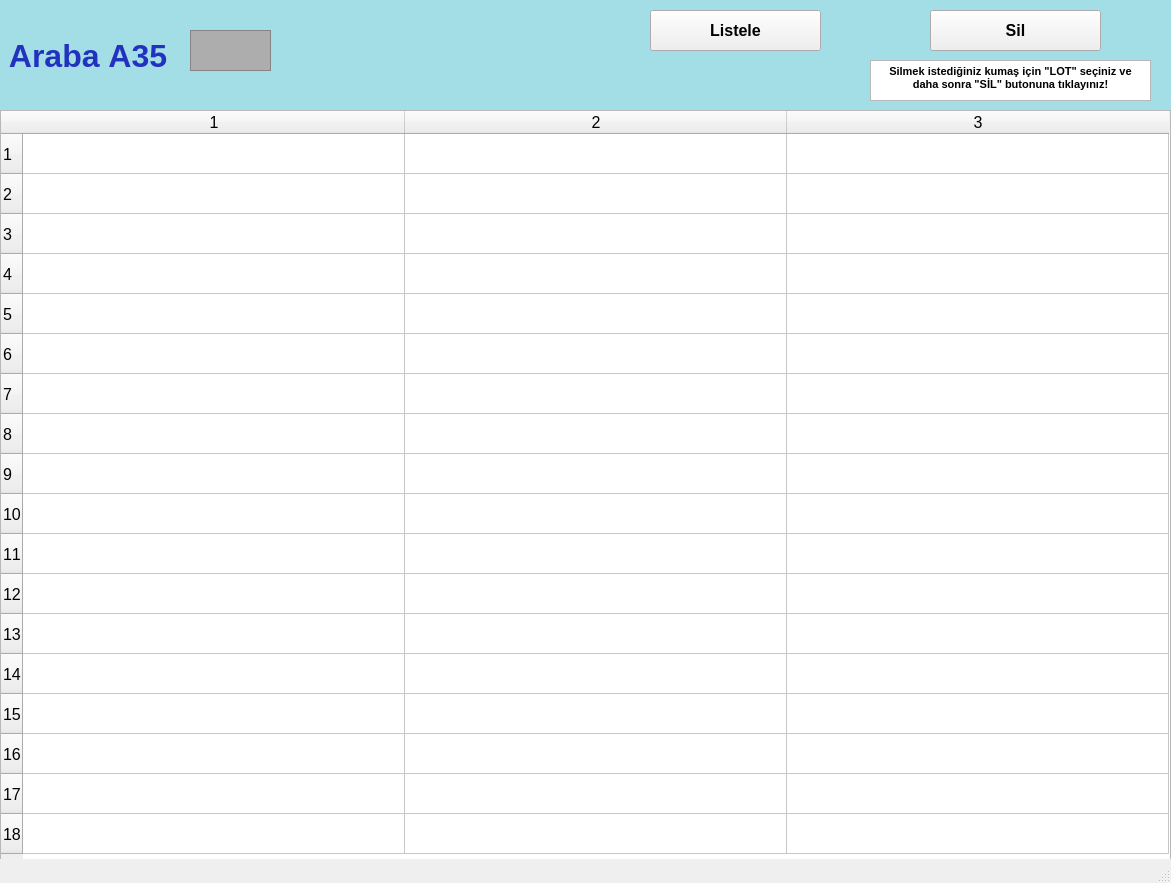
<?xml version="1.0" encoding="UTF-8"?>
<ui version="4.0">
 <class>arabalarA35_ekran</class>
 <widget class="QMainWindow" name="arabalarA35_ekran">
  <property name="geometry">
   <rect>
    <x>0</x>
    <y>0</y>
    <width>1171</width>
    <height>883</height>
   </rect>
  </property>
  <property name="font">
   <font>
    <pointsize>12</pointsize>
    <weight>50</weight>
    <bold>false</bold>
    <kerning>false</kerning>
   </font>
  </property>
  <property name="windowTitle">
   <string/>
  </property>
  <widget class="QWidget" name="centralwidget">
   <widget class="QLabel" name="arabaA1yazi_lbl">
    <property name="geometry">
     <rect>
      <x>0</x>
      <y>0</y>
      <width>1171</width>
      <height>111</height>
     </rect>
    </property>
    <property name="font">
     <font>
      <pointsize>24</pointsize>
      <weight>75</weight>
      <bold>true</bold>
     </font>
    </property>
    <property name="styleSheet">
     <string notr="true">background-color: rgb(163, 221, 229);
color: rgb(34, 50, 190);</string>
    </property>
    <property name="text">
     <string> Araba A35</string>
    </property>
   </widget>
   <widget class="QFrame" name="arabaA1_img">
    <property name="geometry">
     <rect>
      <x>190</x>
      <y>30</y>
      <width>81</width>
      <height>41</height>
     </rect>
    </property>
    <property name="styleSheet">
     <string notr="true">background-color: rgb(173, 173, 173);</string>
    </property>
    <property name="frameShape">
     <enum>QFrame::StyledPanel</enum>
    </property>
    <property name="frameShadow">
     <enum>QFrame::Raised</enum>
    </property>
   </widget>
   <widget class="QPushButton" name="listele35_btn">
    <property name="geometry">
     <rect>
      <x>650</x>
      <y>10</y>
      <width>171</width>
      <height>41</height>
     </rect>
    </property>
    <property name="font">
     <font>
      <pointsize>12</pointsize>
      <weight>75</weight>
      <bold>true</bold>
     </font>
    </property>
    <property name="text">
     <string>Listele</string>
    </property>
   </widget>
   <widget class="QTableWidget" name="A35_tw">
    <property name="geometry">
     <rect>
      <x>0</x>
      <y>110</y>
      <width>1171</width>
      <height>751</height>
     </rect>
    </property>
    <property name="baseSize">
     <size>
      <width>0</width>
      <height>0</height>
     </size>
    </property>
    <property name="rowCount">
     <number>18</number>
    </property>
    <property name="columnCount">
     <number>3</number>
    </property>
    <attribute name="horizontalHeaderVisible">
     <bool>true</bool>
    </attribute>
    <attribute name="horizontalHeaderCascadingSectionResizes">
     <bool>false</bool>
    </attribute>
    <attribute name="horizontalHeaderDefaultSectionSize">
     <number>382</number>
    </attribute>
    <attribute name="horizontalHeaderMinimumSectionSize">
     <number>38</number>
    </attribute>
    <attribute name="verticalHeaderDefaultSectionSize">
     <number>40</number>
    </attribute>
    <attribute name="verticalHeaderMinimumSectionSize">
     <number>23</number>
    </attribute>
    <row/>
    <row/>
    <row/>
    <row/>
    <row/>
    <row/>
    <row/>
    <row/>
    <row/>
    <row/>
    <row/>
    <row/>
    <row/>
    <row/>
    <row/>
    <row/>
    <row/>
    <row/>
    <column/>
    <column/>
    <column/>
   </widget>
   <widget class="QPushButton" name="sil35_btn">
    <property name="geometry">
     <rect>
      <x>930</x>
      <y>10</y>
      <width>171</width>
      <height>41</height>
     </rect>
    </property>
    <property name="font">
     <font>
      <pointsize>12</pointsize>
      <weight>75</weight>
      <bold>true</bold>
     </font>
    </property>
    <property name="text">
     <string>Sil</string>
    </property>
   </widget>
   <widget class="QTextBrowser" name="textBrowser">
    <property name="geometry">
     <rect>
      <x>870</x>
      <y>60</y>
      <width>281</width>
      <height>41</height>
     </rect>
    </property>
    <property name="html">
     <string>&lt;!DOCTYPE HTML PUBLIC &quot;-//W3C//DTD HTML 4.0//EN&quot; &quot;http://www.w3.org/TR/REC-html40/strict.dtd&quot;&gt;
&lt;html&gt;&lt;head&gt;&lt;meta name=&quot;qrichtext&quot; content=&quot;1&quot; /&gt;&lt;style type=&quot;text/css&quot;&gt;
p, li { white-space: pre-wrap; }
&lt;/style&gt;&lt;/head&gt;&lt;body style=&quot; font-family:'MS Shell Dlg 2'; font-size:12pt; font-weight:400; font-style:normal;&quot;&gt;
&lt;p align=&quot;center&quot; style=&quot; margin-top:0px; margin-bottom:0px; margin-left:0px; margin-right:0px; -qt-block-indent:0; text-indent:0px;&quot;&gt;&lt;span style=&quot; font-size:8pt; font-weight:600;&quot;&gt;Silmek istediğiniz kumaş için &amp;quot;LOT&amp;quot; seçiniz ve daha sonra &amp;quot;SİL&amp;quot; butonuna tıklayınız!&lt;/span&gt;&lt;/p&gt;&lt;/body&gt;&lt;/html&gt;</string>
    </property>
   </widget>
  </widget>
  <widget class="QStatusBar" name="statusbar"/>
 </widget>
 <resources/>
 <connections/>
</ui>
